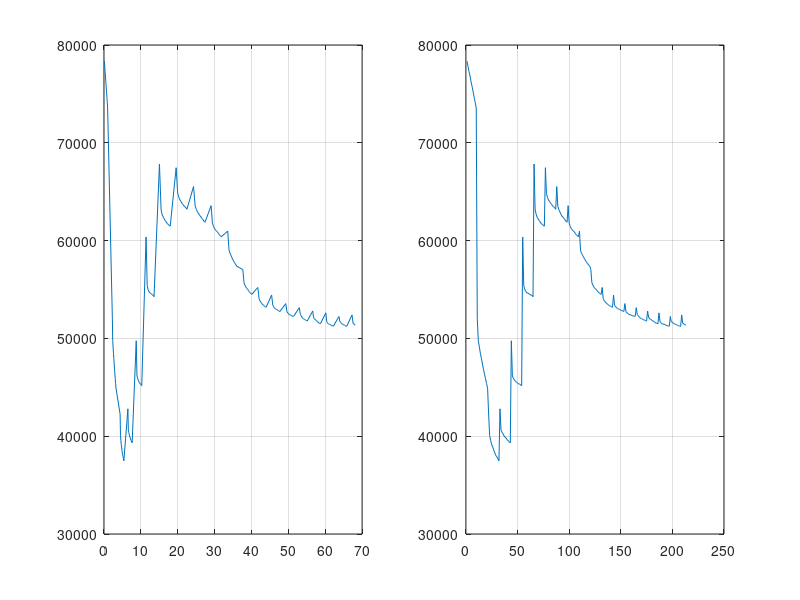

Write the MATLAB code that produced this figure.
close all;

d = load('MSE.txt');
figure;
subplot(1,2,1);
plot(d(:,2), d(:,1));
grid on;
subplot(1,2,2);
plot(d(:,1));
grid on;